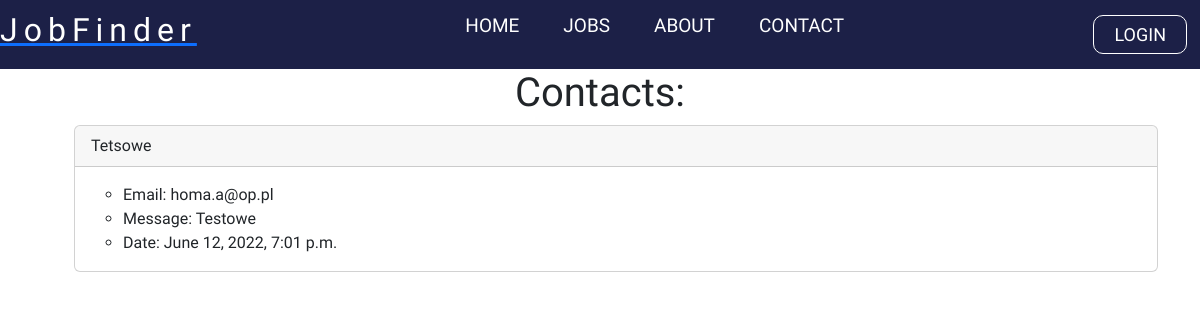
/contact_list, run on an earlier commit of the app's database.
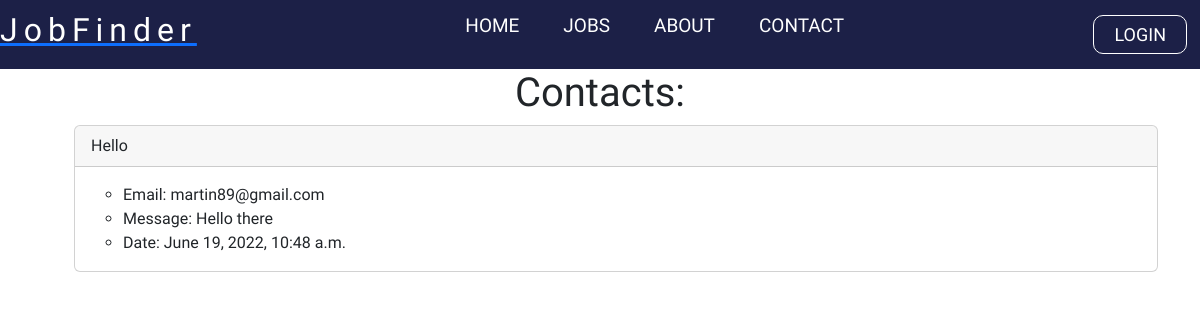
And on a later commit of the database.
### backend/models.py (models this page shows, shortened)
class Contact(models.Model):
    email = models.EmailField(null=True, blank=True)
    title = models.CharField(max_length=500, null=True, blank=True)
    message = models.TextField(null=True, blank=True)
    date = models.DateTimeField(auto_now_add=True, null=True)

### backend/views.py (the view)
# urls.py: path('contact_list', views.contact_list, name='contact_list'),
def contact_list(request):
    contact_list = Contact.objects.all().order_by('-date')
    return render(request, 'backend/contact_list.html', {'contact_list': contact_list})

### templates/backend/contact_list.html (shortened to what this page needs)
{% load static %}
{% include 'navbar.html'%}
<div class="container">
{% block content %}
<center><h1>Contacts:</h1></center>
<ul>
{% for contact in contact_list %}
<div class="card">
    <div class="card-header">
        {{contact.title}}
    </div>
    <div class="card-body">
        <ul>
      <li>Email: {{contact.email}}</li>
      <li>Message: {{contact.message}}</li>
      <li>Date: {{contact.date}}</li>
    </div>
  </div>
<br>
{% endfor %}
</ul>
{% endblock %}
<link href="https://cdn.jsdelivr.net/npm/bootstrap@5.2.0-beta1/dist/css/bootstrap.min.css" rel="stylesheet">
</div>

What changed in the data, as far as the page shows it:
removed Contact: title "Tetsowe", email "homa.a@op.pl", message "Testowe", date "June 12, 2022, 7:01 p.m."
added Contact: title "Hello", email "martin89@gmail.com", message "Hello there", date "June 19, 2022, 10:48 a.m."
